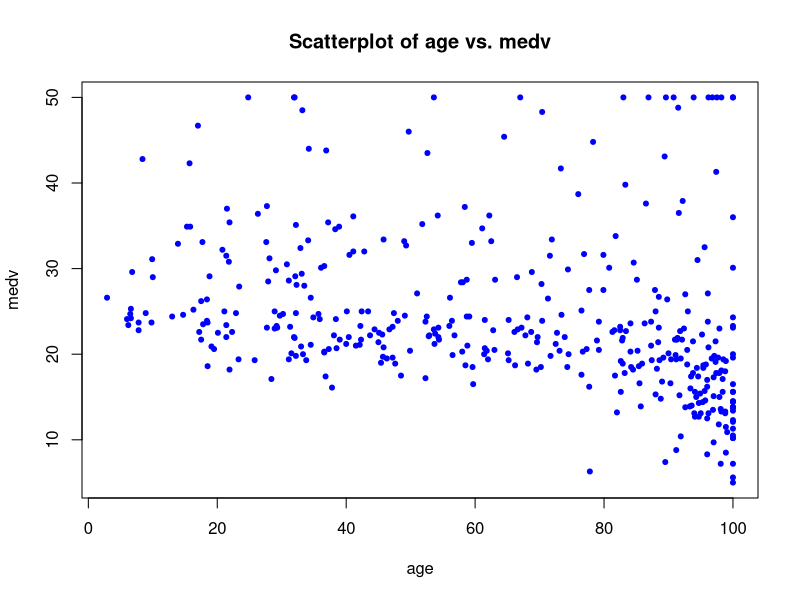
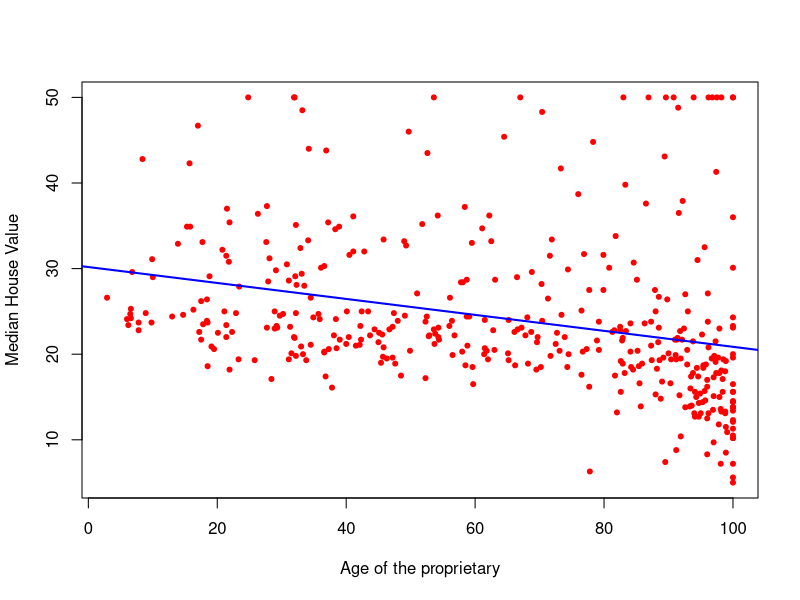
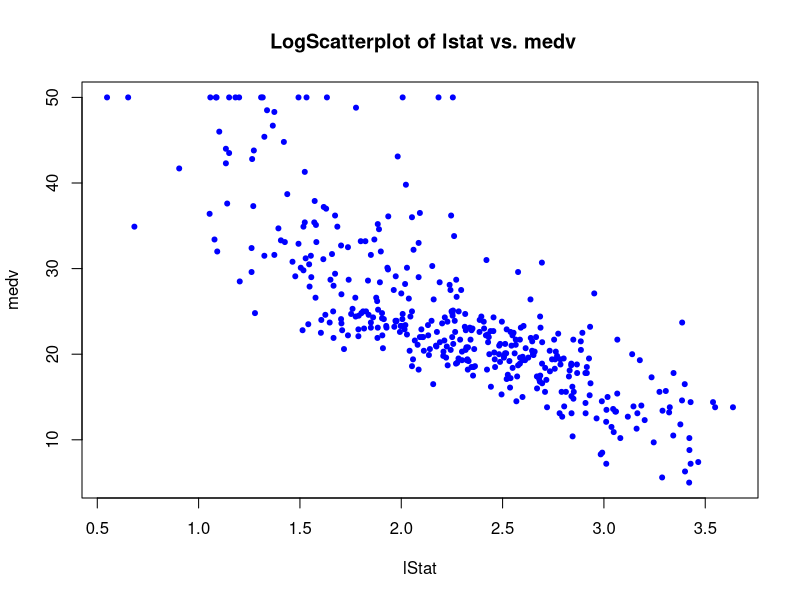
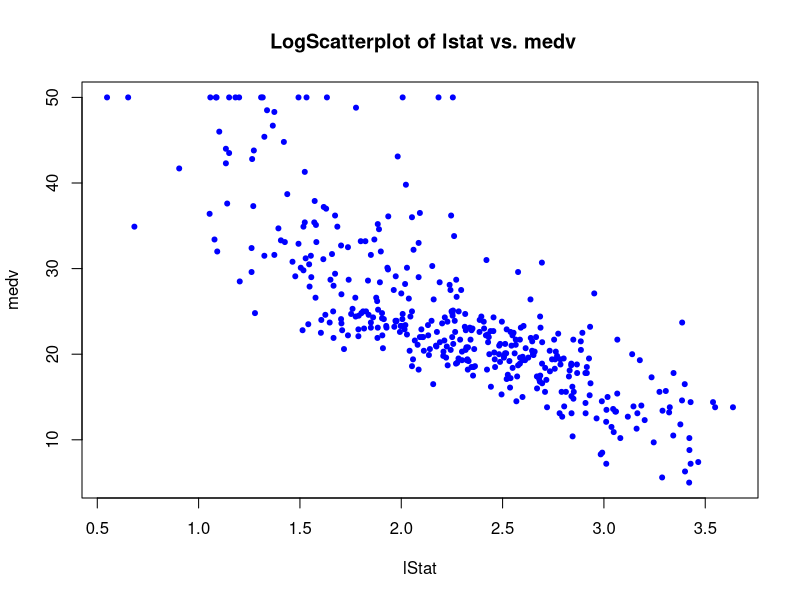
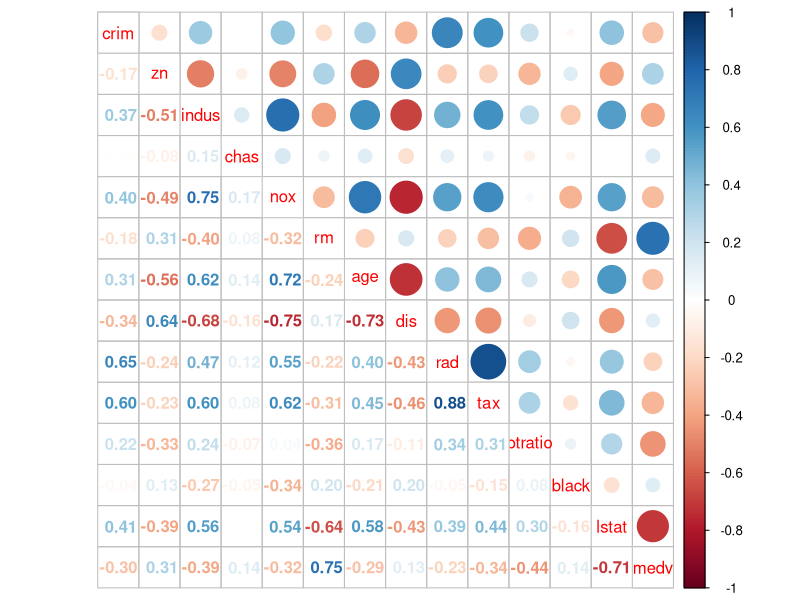
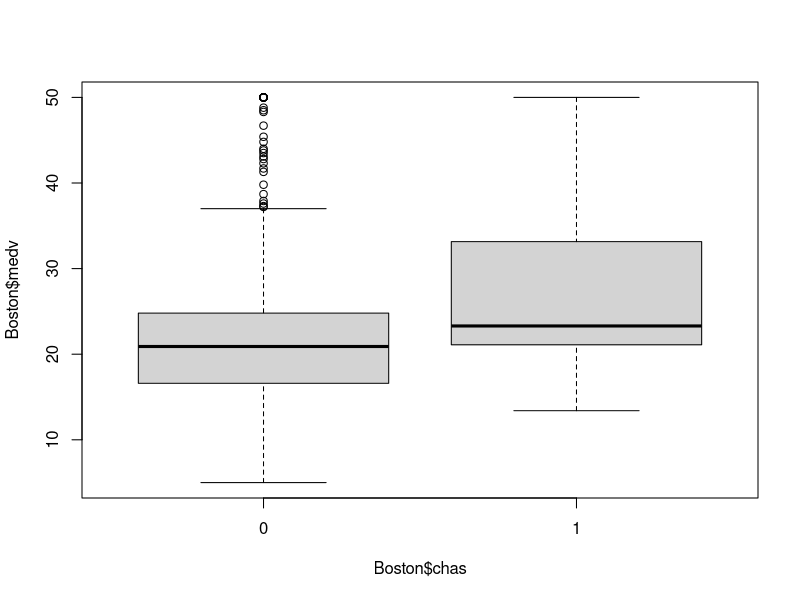
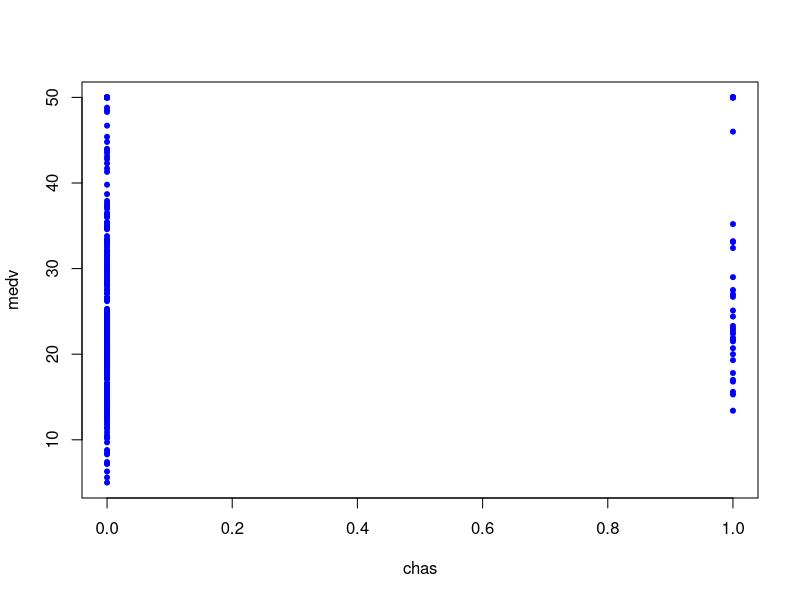
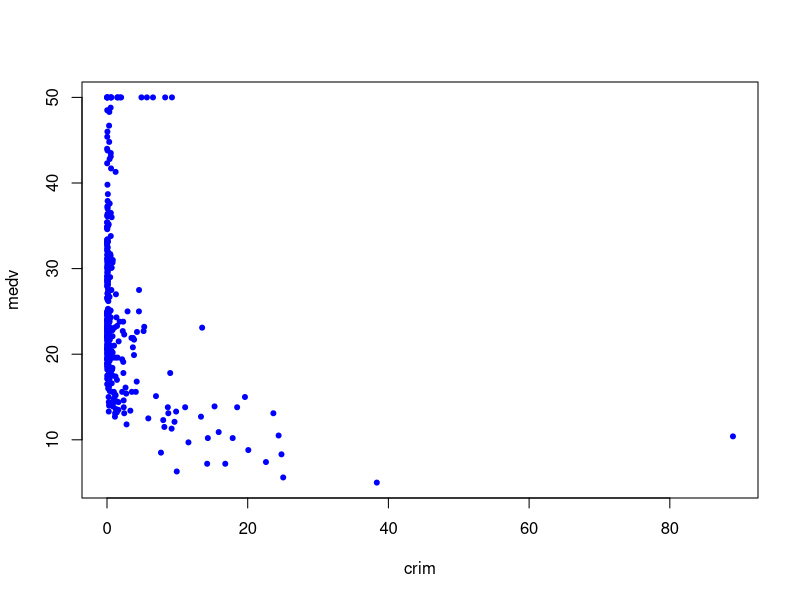

Reproduce these figures in R, in order.
## ---- chunk 1
# load MASS package
library(MASS)

# Check the dimensions of the Boston dataset
dim(Boston)
## ---- chunk 2
# we use the first 80% observations as the training
train = 1:as.integer(dim(Boston)[1]*0.80)
test = -train

training_data = Boston[train,]
testing_data = Boston[test,]

dim(training_data)
dim(testing_data)
## ---- chunk 3
plot(training_data$age, training_data$medv,
     xlab="age", ylab="medv",
     main="Scatterplot of age vs. medv",
     col="blue", type="p",pch = 20)
## ---- chunk 4
cor(training_data$age, training_data$medv)
## ---- chunk 5
model_age = lm(medv~age, data=training_data)
model_age
## ---- chunk 6
plot(training_data$age, training_data$medv,
     xlab = "Age of the proprietary",
     ylab = "Median House Value",
     col = "red",
     pch = 20)
abline(model_age, col = "blue", lwd="2")
## ---- chunk 7
print(cor(training_data$lstat, training_data$medv))
plot(log(training_data$lstat), training_data$medv,
     xlab="lStat", ylab="medv",
     main=" LogScatterplot of lstat vs. medv",
     col="blue", type="p",pch = 20)
## ---- chunk 8
print(cor(log(training_data$lstat), training_data$medv))
plot(log(training_data$lstat), training_data$medv,
     xlab="lStat", ylab="medv",
     main=" LogScatterplot of lstat vs. medv",
     col="blue", type="p",pch = 20)
## ---- chunk 9
model_age_lstat = lm(medv~age+lstat, data=training_data)
model_age_lstat
## ---- chunk 10
summary(model_age_lstat)
## ---- chunk 11
model_all_variables = lm(medv~., data=training_data)
model_all_variables
## ---- chunk 12
model_all_variables_log_lstat = lm(medv~.-lstat+log(lstat), data=training_data)
model_all_variables_log_lstat
## ---- chunk 13
summary(model_all_variables)$r.squared
summary(model_all_variables_log_lstat)$r.squared
## ---- chunk 14
cor(training_data)
## ---- chunk 15
#install.packages("corrplot")
## ---- chunk 16
library(corrplot)
## ---- chunk 17
M = cor(training_data)
corrplot.mixed(M)
## ---- chunk 18
model = lm(medv~.-(tax+lstat)+log(lstat), data=training_data)
summary(model_all_variables_log_lstat)$r.squared
summary(model)$r.squared
summary(model_all_variables_log_lstat)$fstatistic["value"]
summary(model)$fstatistic["value"]
## ---- chunk 19
y = testing_data$medv

# Compute the predicted value for this y (y hat)
y_hat = predict(model, data.frame(testing_data))

# Now we have both y and y_hat for our testing data. 
# let's find the mean square error
error = y-y_hat
error_squared = error^2
MSE = mean(error_squared)
MSE
## ---- chunk 20
str(Boston$chas)
sum(Boston$chas)
## ---- chunk 21
boxplot(Boston$medv~Boston$chas)
## ---- chunk 22
aggregate(Boston$medv, list(Boston$chas),FUN=mean)
## ---- chunk 23
aov(medv~chas,data=Boston)
## ---- chunk 24
model_crim_chas = lm(medv~crim+chas, data=training_data)
model_chas = lm(medv~chas, data=training_data)
model_crim_chas
## ---- chunk 25
summary(model_chas)$fstatistic["value"]
summary(model_crim_chas)$fstatistic["value"]
summary(model_chas)$r.squared
summary(model_crim_chas)$r.squared
## ---- chunk 26
summary(model_chas)
summary(model_crim_chas)
## ---- chunk 27
print(cor(training_data$chas, training_data$medv))
plot(training_data$chas, training_data$medv,
     xlab="chas", ylab="medv",
     col="blue", type="p",pch = 20)
## ---- chunk 28
print(cor(training_data$crim, training_data$medv))
plot(training_data$crim, training_data$medv,
     xlab="crim", ylab="medv",
     col="blue", type="p",pch = 20)
## ---- chunk 29
model_all = lm(medv~., data=training_data)
model_all_without_chas = lm(medv~.-chas, data=training_data)
summary(model_all)
summary(model_all_without_chas)
## ---- chunk 30
model_interaction_terms = lm(medv~lstat:age, data=training_data)
summary(model_interaction_terms)
model_age_lstat = lm(medv~lstat+age, data=training_data)
summary(model_age_lstat)
## ---- chunk 31
model_age_lstat = lm(medv~lstat*age, data=training_data)
summary(model_age_lstat)
